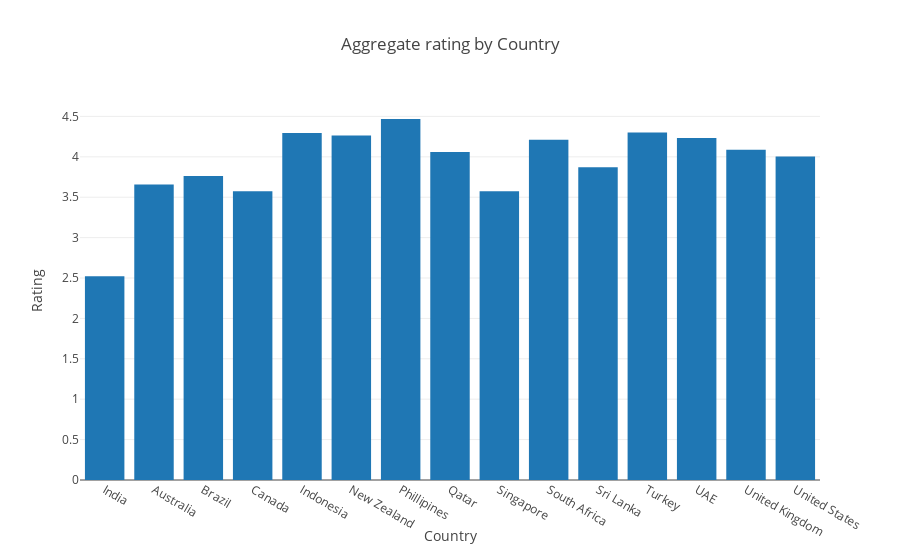

Notebook code for this chart:
### Code cell
layout = go.Layout(title="Aggregate rating by Country",
    xaxis=dict(title="Country"),
    yaxis=dict(title="Rating"))

data_country = [go.Bar(
            x=res["Country"],
            y=res['Aggregate rating'])]

fig_vote = go.Figure(data=data_country, layout=layout)

iplot(fig_vote)

### Figure 1 — Plotly figure (JSON) as saved in the notebook; plotly's stock layout.template omitted (floating-point values rounded to 4 significant figures)
{"data": [{"type": "bar", "x": ["India", "Australia", "Brazil", "Canada", "Indonesia", "New Zealand", "Phillipines", "Qatar", "Singapore", "South Africa", "Sri Lanka", "Turkey", "UAE", "United Kingdom", "United States"], "y": [2.523, 3.658, 3.763, 3.575, 4.295, 4.262, 4.468, 4.06, 3.575, 4.21, 3.87, 4.3, 4.233, 4.087, 4.004]}], "layout": {"title": "Aggregate rating by Country", "xaxis": {"title": "Country"}, "yaxis": {"title": "Rating"}}}
